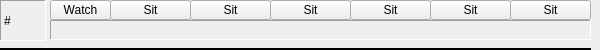
<ui version="4.0" >
 <class>tableJoinerWidget</class>
 <widget class="QWidget" name="tableJoinerWidget" >
  <property name="geometry" >
   <rect>
    <x>0</x>
    <y>0</y>
    <width>600</width>
    <height>50</height>
   </rect>
  </property>
  <property name="minimumSize" >
   <size>
    <width>600</width>
    <height>50</height>
   </size>
  </property>
  <property name="maximumSize" >
   <size>
    <width>600</width>
    <height>50</height>
   </size>
  </property>
  <property name="windowTitle" >
   <string>Form</string>
  </property>
  <property name="styleSheet" >
   <string/>
  </property>
  <widget class="QToolButton" name="toolButtonSit1" >
   <property name="geometry" >
    <rect>
     <x>110</x>
     <y>0</y>
     <width>81</width>
     <height>20</height>
    </rect>
   </property>
   <property name="text" >
    <string>Sit</string>
   </property>
  </widget>
  <widget class="QToolButton" name="toolButtonSit6" >
   <property name="geometry" >
    <rect>
     <x>510</x>
     <y>0</y>
     <width>81</width>
     <height>20</height>
    </rect>
   </property>
   <property name="text" >
    <string>Sit</string>
   </property>
  </widget>
  <widget class="QToolButton" name="toolButtonSit5" >
   <property name="geometry" >
    <rect>
     <x>430</x>
     <y>0</y>
     <width>81</width>
     <height>20</height>
    </rect>
   </property>
   <property name="text" >
    <string>Sit</string>
   </property>
  </widget>
  <widget class="QToolButton" name="toolButtonSit4" >
   <property name="geometry" >
    <rect>
     <x>350</x>
     <y>0</y>
     <width>81</width>
     <height>20</height>
    </rect>
   </property>
   <property name="text" >
    <string>Sit</string>
   </property>
  </widget>
  <widget class="QToolButton" name="toolButtonSit2" >
   <property name="geometry" >
    <rect>
     <x>190</x>
     <y>0</y>
     <width>81</width>
     <height>20</height>
    </rect>
   </property>
   <property name="text" >
    <string>Sit</string>
   </property>
  </widget>
  <widget class="QToolButton" name="toolButtonSit3" >
   <property name="geometry" >
    <rect>
     <x>270</x>
     <y>0</y>
     <width>81</width>
     <height>20</height>
    </rect>
   </property>
   <property name="text" >
    <string>Sit</string>
   </property>
  </widget>
  <widget class="QToolButton" name="toolButtonWatch" >
   <property name="geometry" >
    <rect>
     <x>50</x>
     <y>0</y>
     <width>61</width>
     <height>20</height>
    </rect>
   </property>
   <property name="text" >
    <string>Watch</string>
   </property>
  </widget>
  <widget class="QLabel" name="labelTableNumber" >
   <property name="geometry" >
    <rect>
     <x>0</x>
     <y>0</y>
     <width>46</width>
     <height>41</height>
    </rect>
   </property>
   <property name="frameShape" >
    <enum>QFrame::Panel</enum>
   </property>
   <property name="frameShadow" >
    <enum>QFrame::Sunken</enum>
   </property>
   <property name="text" >
    <string># </string>
   </property>
  </widget>
  <widget class="QLabel" name="wordListLabel" >
   <property name="geometry" >
    <rect>
     <x>50</x>
     <y>20</y>
     <width>541</width>
     <height>20</height>
    </rect>
   </property>
   <property name="frameShape" >
    <enum>QFrame::Panel</enum>
   </property>
   <property name="frameShadow" >
    <enum>QFrame::Sunken</enum>
   </property>
   <property name="text" >
    <string/>
   </property>
  </widget>
  <widget class="Line" name="line" >
   <property name="geometry" >
    <rect>
     <x>0</x>
     <y>40</y>
     <width>591</width>
     <height>20</height>
    </rect>
   </property>
   <property name="frameShadow" >
    <enum>QFrame::Plain</enum>
   </property>
   <property name="lineWidth" >
    <number>5</number>
   </property>
   <property name="orientation" >
    <enum>Qt::Horizontal</enum>
   </property>
  </widget>
 </widget>
 <resources/>
 <connections/>
</ui>
